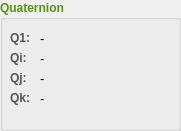
    <widget class="QGroupBox" name="groupBox_6">
     <property name="geometry">
      <rect>
       <x>20</x>
       <y>30</y>
       <width>181</width>
       <height>131</height>
      </rect>
     </property>
     <property name="palette">
      <palette>
       <active>
        <colorrole role="WindowText">
         <brush brushstyle="SolidPattern">
          <color alpha="255">
           <red>78</red>
           <green>154</green>
           <blue>6</blue>
          </color>
         </brush>
        </colorrole>
       </active>
       <inactive>
        <colorrole role="WindowText">
         <brush brushstyle="SolidPattern">
          <color alpha="255">
           <red>78</red>
           <green>154</green>
           <blue>6</blue>
          </color>
         </brush>
        </colorrole>
       </inactive>
       <disabled>
        <colorrole role="WindowText">
         <brush brushstyle="SolidPattern">
          <color alpha="255">
           <red>190</red>
           <green>190</green>
           <blue>190</blue>
          </color>
         </brush>
        </colorrole>
       </disabled>
      </palette>
     </property>
     <property name="font">
      <font>
       <weight>75</weight>
       <bold>true</bold>
      </font>
     </property>
     <property name="title">
      <string>Quaternion</string>
     </property>
     <widget class="QLabel" name="label">
      <property name="geometry">
       <rect>
        <x>10</x>
        <y>30</y>
        <width>31</width>
        <height>16</height>
       </rect>
      </property>
      <property name="palette">
       <palette>
        <active>
         <colorrole role="WindowText">
          <brush brushstyle="SolidPattern">
           <color alpha="255">
            <red>85</red>
            <green>87</green>
            <blue>83</blue>
           </color>
          </brush>
         </colorrole>
        </active>
        <inactive>
         <colorrole role="WindowText">
          <brush brushstyle="SolidPattern">
           <color alpha="255">
            <red>85</red>
            <green>87</green>
            <blue>83</blue>
           </color>
          </brush>
         </colorrole>
        </inactive>
        <disabled>
         <colorrole role="WindowText">
          <brush brushstyle="SolidPattern">
           <color alpha="255">
            <red>190</red>
            <green>190</green>
            <blue>190</blue>
           </color>
          </brush>
         </colorrole>
        </disabled>
       </palette>
      </property>
      <property name="font">
       <font>
        <weight>75</weight>
        <bold>true</bold>
       </font>
      </property>
      <property name="text">
       <string>Q1: </string>
      </property>
     </widget>
     <widget class="QLabel" name="label_5">
      <property name="geometry">
       <rect>
        <x>10</x>
        <y>50</y>
        <width>31</width>
        <height>16</height>
       </rect>
      </property>
      <property name="palette">
       <palette>
        <active>
         <colorrole role="WindowText">
          <brush brushstyle="SolidPattern">
           <color alpha="255">
            <red>85</red>
            <green>87</green>
            <blue>83</blue>
           </color>
          </brush>
         </colorrole>
        </active>
        <inactive>
         <colorrole role="WindowText">
          <brush brushstyle="SolidPattern">
           <color alpha="255">
            <red>85</red>
            <green>87</green>
            <blue>83</blue>
           </color>
          </brush>
         </colorrole>
        </inactive>
        <disabled>
         <colorrole role="WindowText">
          <brush brushstyle="SolidPattern">
           <color alpha="255">
            <red>190</red>
            <green>190</green>
            <blue>190</blue>
           </color>
          </brush>
         </colorrole>
        </disabled>
       </palette>
      </property>
      <property name="font">
       <font>
        <weight>75</weight>
        <bold>true</bold>
       </font>
      </property>
      <property name="text">
       <string>Qi: </string>
      </property>
     </widget>
     <widget class="QLabel" name="label_6">
      <property name="geometry">
       <rect>
        <x>10</x>
        <y>70</y>
        <width>31</width>
        <height>16</height>
       </rect>
      </property>
      <property name="palette">
       <palette>
        <active>
         <colorrole role="WindowText">
          <brush brushstyle="SolidPattern">
           <color alpha="255">
            <red>85</red>
            <green>87</green>
            <blue>83</blue>
           </color>
          </brush>
         </colorrole>
        </active>
        <inactive>
         <colorrole role="WindowText">
          <brush brushstyle="SolidPattern">
           <color alpha="255">
            <red>85</red>
            <green>87</green>
            <blue>83</blue>
           </color>
          </brush>
         </colorrole>
        </inactive>
        <disabled>
         <colorrole role="WindowText">
          <brush brushstyle="SolidPattern">
           <color alpha="255">
            <red>190</red>
            <green>190</green>
            <blue>190</blue>
           </color>
          </brush>
         </colorrole>
        </disabled>
       </palette>
      </property>
      <property name="font">
       <font>
        <weight>75</weight>
        <bold>true</bold>
       </font>
      </property>
      <property name="text">
       <string>Qj: </string>
      </property>
     </widget>
     <widget class="QLabel" name="label_7">
      <property name="geometry">
       <rect>
        <x>10</x>
        <y>90</y>
        <width>31</width>
        <height>16</height>
       </rect>
      </property>
      <property name="palette">
       <palette>
        <active>
         <colorrole role="WindowText">
          <brush brushstyle="SolidPattern">
           <color alpha="255">
            <red>85</red>
            <green>87</green>
            <blue>83</blue>
           </color>
          </brush>
         </colorrole>
        </active>
        <inactive>
         <colorrole role="WindowText">
          <brush brushstyle="SolidPattern">
           <color alpha="255">
            <red>85</red>
            <green>87</green>
            <blue>83</blue>
           </color>
          </brush>
         </colorrole>
        </inactive>
        <disabled>
         <colorrole role="WindowText">
          <brush brushstyle="SolidPattern">
           <color alpha="255">
            <red>190</red>
            <green>190</green>
            <blue>190</blue>
           </color>
          </brush>
         </colorrole>
        </disabled>
       </palette>
      </property>
      <property name="font">
       <font>
        <weight>75</weight>
        <bold>true</bold>
       </font>
      </property>
      <property name="text">
       <string>Qk: </string>
      </property>
     </widget>
     <widget class="QLabel" name="label_23">
      <property name="geometry">
       <rect>
        <x>40</x>
        <y>30</y>
        <width>121</width>
        <height>17</height>
       </rect>
      </property>
      <property name="palette">
       <palette>
        <active>
         <colorrole role="WindowText">
          <brush brushstyle="SolidPattern">
           <color alpha="255">
            <red>0</red>
            <green>0</green>
            <blue>0</blue>
           </color>
          </brush>
         </colorrole>
        </active>
        <inactive>
         <colorrole role="WindowText">
          <brush brushstyle="SolidPattern">
           <color alpha="255">
            <red>0</red>
            <green>0</green>
            <blue>0</blue>
           </color>
          </brush>
         </colorrole>
        </inactive>
        <disabled>
         <colorrole role="WindowText">
          <brush brushstyle="SolidPattern">
           <color alpha="255">
            <red>190</red>
            <green>190</green>
            <blue>190</blue>
           </color>
          </brush>
         </colorrole>
        </disabled>
       </palette>
      </property>
      <property name="font">
       <font>
        <weight>50</weight>
        <italic>true</italic>
        <bold>false</bold>
       </font>
      </property>
      <property name="text">
       <string>-</string>
      </property>
     </widget>
     <widget class="QLabel" name="label_24">
      <property name="geometry">
       <rect>
        <x>40</x>
        <y>50</y>
        <width>121</width>
        <height>17</height>
       </rect>
      </property>
      <property name="palette">
       <palette>
        <active>
         <colorrole role="WindowText">
          <brush brushstyle="SolidPattern">
           <color alpha="255">
            <red>0</red>
            <green>0</green>
            <blue>0</blue>
           </color>
          </brush>
         </colorrole>
        </active>
        <inactive>
         <colorrole role="WindowText">
          <brush brushstyle="SolidPattern">
           <color alpha="255">
            <red>0</red>
            <green>0</green>
            <blue>0</blue>
           </color>
          </brush>
         </colorrole>
        </inactive>
        <disabled>
         <colorrole role="WindowText">
          <brush brushstyle="SolidPattern">
           <color alpha="255">
            <red>190</red>
            <green>190</green>
            <blue>190</blue>
           </color>
          </brush>
         </colorrole>
        </disabled>
       </palette>
      </property>
      <property name="font">
       <font>
        <weight>50</weight>
        <italic>true</italic>
        <bold>false</bold>
       </font>
      </property>
      <property name="text">
       <string>-</string>
      </property>
     </widget>
     <widget class="QLabel" name="label_25">
      <property name="geometry">
       <rect>
        <x>40</x>
        <y>70</y>
        <width>121</width>
        <height>17</height>
       </rect>
      </property>
      <property name="palette">
       <palette>
        <active>
         <colorrole role="WindowText">
          <brush brushstyle="SolidPattern">
           <color alpha="255">
            <red>0</red>
            <green>0</green>
            <blue>0</blue>
           </color>
          </brush>
         </colorrole>
        </active>
        <inactive>
         <colorrole role="WindowText">
          <brush brushstyle="SolidPattern">
           <color alpha="255">
            <red>0</red>
            <green>0</green>
            <blue>0</blue>
           </color>
          </brush>
         </colorrole>
        </inactive>
        <disabled>
         <colorrole role="WindowText">
          <brush brushstyle="SolidPattern">
           <color alpha="255">
            <red>190</red>
            <green>190</green>
            <blue>190</blue>
           </color>
          </brush>
         </colorrole>
        </disabled>
       </palette>
      </property>
      <property name="font">
       <font>
        <weight>50</weight>
        <italic>true</italic>
        <bold>false</bold>
       </font>
      </property>
      <property name="text">
       <string>-</string>
      </property>
     </widget>
     <widget class="QLabel" name="label_26">
      <property name="geometry">
       <rect>
        <x>40</x>
        <y>90</y>
        <width>121</width>
        <height>17</height>
       </rect>
      </property>
      <property name="palette">
       <palette>
        <active>
         <colorrole role="WindowText">
          <brush brushstyle="SolidPattern">
           <color alpha="255">
            <red>0</red>
            <green>0</green>
            <blue>0</blue>
           </color>
          </brush>
         </colorrole>
        </active>
        <inactive>
         <colorrole role="WindowText">
          <brush brushstyle="SolidPattern">
           <color alpha="255">
            <red>0</red>
            <green>0</green>
            <blue>0</blue>
           </color>
          </brush>
         </colorrole>
        </inactive>
        <disabled>
         <colorrole role="WindowText">
          <brush brushstyle="SolidPattern">
           <color alpha="255">
            <red>190</red>
            <green>190</green>
            <blue>190</blue>
           </color>
          </brush>
         </colorrole>
        </disabled>
       </palette>
      </property>
      <property name="font">
       <font>
        <weight>50</weight>
        <italic>true</italic>
        <bold>false</bold>
       </font>
      </property>
      <property name="text">
       <string>-</string>
      </property>
     </widget>
    </widget>
